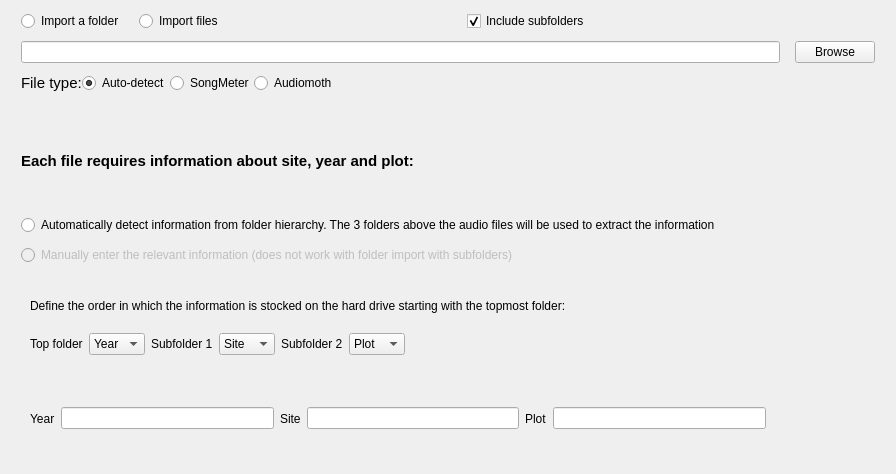
<?xml version="1.0" encoding="UTF-8"?>
<ui version="4.0">
 <class>ImportPage1</class>
 <widget class="QWizardPage" name="ImportPage1">
  <property name="geometry">
   <rect>
    <x>0</x>
    <y>0</y>
    <width>896</width>
    <height>474</height>
   </rect>
  </property>
  <property name="windowTitle">
   <string>WizardPage</string>
  </property>
  <layout class="QGridLayout" name="gridLayout_3">
   <item row="0" column="0">
    <layout class="QGridLayout" name="gridLayout">
     <property name="leftMargin">
      <number>10</number>
     </property>
     <property name="rightMargin">
      <number>10</number>
     </property>
     <property name="horizontalSpacing">
      <number>15</number>
     </property>
     <property name="verticalSpacing">
      <number>10</number>
     </property>
     <item row="0" column="0">
      <widget class="QRadioButton" name="radio_folder">
       <property name="sizePolicy">
        <sizepolicy hsizetype="Maximum" vsizetype="Fixed">
         <horstretch>0</horstretch>
         <verstretch>0</verstretch>
        </sizepolicy>
       </property>
       <property name="text">
        <string>Import a folder</string>
       </property>
       <property name="checked">
        <bool>true</bool>
       </property>
      </widget>
     </item>
     <item row="7" column="0" colspan="4">
      <widget class="QWidget" name="site_auto" native="true">
       <layout class="QGridLayout" name="gridLayout_2">
        <property name="leftMargin">
         <number>9</number>
        </property>
        <property name="topMargin">
         <number>9</number>
        </property>
        <property name="rightMargin">
         <number>9</number>
        </property>
        <property name="bottomMargin">
         <number>9</number>
        </property>
        <item row="0" column="0">
         <widget class="QLabel" name="label_2">
          <property name="sizePolicy">
           <sizepolicy hsizetype="Maximum" vsizetype="Preferred">
            <horstretch>0</horstretch>
            <verstretch>0</verstretch>
           </sizepolicy>
          </property>
          <property name="text">
           <string>Define the order in which the information is stocked on the hard drive starting with the topmost folder:</string>
          </property>
         </widget>
        </item>
        <item row="1" column="0">
         <layout class="QHBoxLayout" name="horizontalLayout_2">
          <item>
           <widget class="QLabel" name="label_5">
            <property name="sizePolicy">
             <sizepolicy hsizetype="Maximum" vsizetype="Preferred">
              <horstretch>0</horstretch>
              <verstretch>0</verstretch>
             </sizepolicy>
            </property>
            <property name="text">
             <string>Top folder</string>
            </property>
           </widget>
          </item>
          <item>
           <widget class="QComboBox" name="idx_2">
            <property name="sizePolicy">
             <sizepolicy hsizetype="Maximum" vsizetype="Fixed">
              <horstretch>0</horstretch>
              <verstretch>0</verstretch>
             </sizepolicy>
            </property>
            <item>
             <property name="text">
              <string>Year</string>
             </property>
            </item>
            <item>
             <property name="text">
              <string>Site</string>
             </property>
            </item>
            <item>
             <property name="text">
              <string>Plot</string>
             </property>
            </item>
           </widget>
          </item>
          <item>
           <widget class="QLabel" name="label_7">
            <property name="sizePolicy">
             <sizepolicy hsizetype="Maximum" vsizetype="Preferred">
              <horstretch>0</horstretch>
              <verstretch>0</verstretch>
             </sizepolicy>
            </property>
            <property name="text">
             <string>Subfolder 1</string>
            </property>
           </widget>
          </item>
          <item>
           <widget class="QComboBox" name="idx_1">
            <property name="sizePolicy">
             <sizepolicy hsizetype="Maximum" vsizetype="Fixed">
              <horstretch>0</horstretch>
              <verstretch>0</verstretch>
             </sizepolicy>
            </property>
            <property name="currentIndex">
             <number>1</number>
            </property>
            <item>
             <property name="text">
              <string>Year</string>
             </property>
            </item>
            <item>
             <property name="text">
              <string>Site</string>
             </property>
            </item>
            <item>
             <property name="text">
              <string>Plot</string>
             </property>
            </item>
           </widget>
          </item>
          <item>
           <widget class="QLabel" name="label_6">
            <property name="sizePolicy">
             <sizepolicy hsizetype="Maximum" vsizetype="Preferred">
              <horstretch>0</horstretch>
              <verstretch>0</verstretch>
             </sizepolicy>
            </property>
            <property name="text">
             <string>Subfolder 2</string>
            </property>
           </widget>
          </item>
          <item>
           <widget class="QComboBox" name="idx_3">
            <property name="sizePolicy">
             <sizepolicy hsizetype="Maximum" vsizetype="Fixed">
              <horstretch>0</horstretch>
              <verstretch>0</verstretch>
             </sizepolicy>
            </property>
            <property name="currentIndex">
             <number>2</number>
            </property>
            <item>
             <property name="text">
              <string>Year</string>
             </property>
            </item>
            <item>
             <property name="text">
              <string>Site</string>
             </property>
            </item>
            <item>
             <property name="text">
              <string>Plot</string>
             </property>
            </item>
           </widget>
          </item>
          <item>
           <spacer name="horizontalSpacer_2">
            <property name="orientation">
             <enum>Qt::Horizontal</enum>
            </property>
            <property name="sizeHint" stdset="0">
             <size>
              <width>40</width>
              <height>20</height>
             </size>
            </property>
           </spacer>
          </item>
         </layout>
        </item>
       </layout>
      </widget>
     </item>
     <item row="5" column="0" colspan="4">
      <layout class="QHBoxLayout" name="horizontalLayout_3">
       <item>
        <widget class="QRadioButton" name="radio_site_auto">
         <property name="sizePolicy">
          <sizepolicy hsizetype="Preferred" vsizetype="Fixed">
           <horstretch>0</horstretch>
           <verstretch>0</verstretch>
          </sizepolicy>
         </property>
         <property name="text">
          <string>Automatically detect information from folder hierarchy. The 3 folders above the audio files will be used to extract the information</string>
         </property>
         <property name="checked">
          <bool>true</bool>
         </property>
        </widget>
       </item>
      </layout>
     </item>
     <item row="1" column="0" colspan="3">
      <widget class="QLineEdit" name="input_src_path">
       <property name="sizePolicy">
        <sizepolicy hsizetype="MinimumExpanding" vsizetype="Fixed">
         <horstretch>0</horstretch>
         <verstretch>0</verstretch>
        </sizepolicy>
       </property>
       <property name="maximumSize">
        <size>
         <width>16777215</width>
         <height>16777215</height>
        </size>
       </property>
      </widget>
     </item>
     <item row="0" column="1">
      <widget class="QRadioButton" name="radio_file">
       <property name="sizePolicy">
        <sizepolicy hsizetype="Preferred" vsizetype="Fixed">
         <horstretch>0</horstretch>
         <verstretch>0</verstretch>
        </sizepolicy>
       </property>
       <property name="minimumSize">
        <size>
         <width>0</width>
         <height>0</height>
        </size>
       </property>
       <property name="text">
        <string>Import files</string>
       </property>
       <property name="checked">
        <bool>false</bool>
       </property>
      </widget>
     </item>
     <item row="6" column="0" colspan="4">
      <layout class="QHBoxLayout" name="horizontalLayout_4">
       <item>
        <widget class="QRadioButton" name="radio_site_manual">
         <property name="enabled">
          <bool>false</bool>
         </property>
         <property name="text">
          <string>Manually enter the relevant information (does not work with folder import with subfolders)</string>
         </property>
        </widget>
       </item>
      </layout>
     </item>
     <item row="0" column="2">
      <widget class="QCheckBox" name="checkbox_subfolders">
       <property name="sizePolicy">
        <sizepolicy hsizetype="Minimum" vsizetype="Fixed">
         <horstretch>0</horstretch>
         <verstretch>0</verstretch>
        </sizepolicy>
       </property>
       <property name="text">
        <string>Include subfolders</string>
       </property>
       <property name="checked">
        <bool>true</bool>
       </property>
      </widget>
     </item>
     <item row="3" column="0" colspan="4">
      <spacer name="verticalSpacer_2">
       <property name="orientation">
        <enum>Qt::Vertical</enum>
       </property>
       <property name="sizeType">
        <enum>QSizePolicy::Fixed</enum>
       </property>
       <property name="sizeHint" stdset="0">
        <size>
         <width>20</width>
         <height>13</height>
        </size>
       </property>
      </spacer>
     </item>
     <item row="1" column="3">
      <widget class="QPushButton" name="btn_browse_src">
       <property name="sizePolicy">
        <sizepolicy hsizetype="Maximum" vsizetype="Fixed">
         <horstretch>0</horstretch>
         <verstretch>0</verstretch>
        </sizepolicy>
       </property>
       <property name="text">
        <string>Browse</string>
       </property>
      </widget>
     </item>
     <item row="8" column="0" colspan="4">
      <widget class="QWidget" name="site_manual" native="true">
       <layout class="QHBoxLayout" name="horizontalLayout">
        <item>
         <widget class="QLabel" name="label_8">
          <property name="sizePolicy">
           <sizepolicy hsizetype="Maximum" vsizetype="Preferred">
            <horstretch>0</horstretch>
            <verstretch>0</verstretch>
           </sizepolicy>
          </property>
          <property name="text">
           <string>Year</string>
          </property>
         </widget>
        </item>
        <item>
         <widget class="QLineEdit" name="input_year">
          <property name="sizePolicy">
           <sizepolicy hsizetype="Preferred" vsizetype="Fixed">
            <horstretch>0</horstretch>
            <verstretch>0</verstretch>
           </sizepolicy>
          </property>
         </widget>
        </item>
        <item>
         <widget class="QLabel" name="label">
          <property name="sizePolicy">
           <sizepolicy hsizetype="Maximum" vsizetype="Preferred">
            <horstretch>0</horstretch>
            <verstretch>0</verstretch>
           </sizepolicy>
          </property>
          <property name="text">
           <string>Site</string>
          </property>
         </widget>
        </item>
        <item>
         <widget class="QLineEdit" name="input_site">
          <property name="sizePolicy">
           <sizepolicy hsizetype="Preferred" vsizetype="Fixed">
            <horstretch>0</horstretch>
            <verstretch>0</verstretch>
           </sizepolicy>
          </property>
         </widget>
        </item>
        <item>
         <widget class="QLabel" name="label_4">
          <property name="sizePolicy">
           <sizepolicy hsizetype="Maximum" vsizetype="Preferred">
            <horstretch>0</horstretch>
            <verstretch>0</verstretch>
           </sizepolicy>
          </property>
          <property name="text">
           <string>Plot</string>
          </property>
         </widget>
        </item>
        <item>
         <widget class="QLineEdit" name="input_plot">
          <property name="sizePolicy">
           <sizepolicy hsizetype="Preferred" vsizetype="Fixed">
            <horstretch>0</horstretch>
            <verstretch>0</verstretch>
           </sizepolicy>
          </property>
         </widget>
        </item>
        <item>
         <spacer name="horizontalSpacer">
          <property name="orientation">
           <enum>Qt::Horizontal</enum>
          </property>
          <property name="sizeType">
           <enum>QSizePolicy::Minimum</enum>
          </property>
          <property name="sizeHint" stdset="0">
           <size>
            <width>100</width>
            <height>20</height>
           </size>
          </property>
         </spacer>
        </item>
       </layout>
      </widget>
     </item>
     <item row="4" column="0" colspan="4">
      <widget class="QLabel" name="label_9">
       <property name="font">
        <font>
         <pointsize>11</pointsize>
         <weight>75</weight>
         <bold>true</bold>
        </font>
       </property>
       <property name="text">
        <string>Each file requires information about site, year and plot:</string>
       </property>
      </widget>
     </item>
     <item row="2" column="0" colspan="4">
      <layout class="QHBoxLayout" name="horizontalLayout_6">
       <item>
        <widget class="QLabel" name="label_3">
         <property name="sizePolicy">
          <sizepolicy hsizetype="Fixed" vsizetype="Preferred">
           <horstretch>0</horstretch>
           <verstretch>0</verstretch>
          </sizepolicy>
         </property>
         <property name="font">
          <font>
           <pointsize>11</pointsize>
           <weight>50</weight>
           <bold>false</bold>
          </font>
         </property>
         <property name="text">
          <string>File type:</string>
         </property>
         <property name="margin">
          <number>5</number>
         </property>
        </widget>
       </item>
       <item>
        <widget class="QRadioButton" name="radio_type_auto">
         <property name="enabled">
          <bool>true</bool>
         </property>
         <property name="sizePolicy">
          <sizepolicy hsizetype="Maximum" vsizetype="Fixed">
           <horstretch>0</horstretch>
           <verstretch>0</verstretch>
          </sizepolicy>
         </property>
         <property name="text">
          <string>Auto-detect</string>
         </property>
         <property name="checked">
          <bool>true</bool>
         </property>
        </widget>
       </item>
       <item>
        <widget class="QRadioButton" name="radio_type_sm">
         <property name="sizePolicy">
          <sizepolicy hsizetype="Maximum" vsizetype="Fixed">
           <horstretch>0</horstretch>
           <verstretch>0</verstretch>
          </sizepolicy>
         </property>
         <property name="text">
          <string>SongMeter</string>
         </property>
        </widget>
       </item>
       <item>
        <widget class="QRadioButton" name="radio_type_am">
         <property name="sizePolicy">
          <sizepolicy hsizetype="Preferred" vsizetype="Fixed">
           <horstretch>0</horstretch>
           <verstretch>0</verstretch>
          </sizepolicy>
         </property>
         <property name="text">
          <string>Audiomoth</string>
         </property>
        </widget>
       </item>
      </layout>
     </item>
    </layout>
   </item>
  </layout>
 </widget>
 <resources/>
 <connections/>
</ui>
